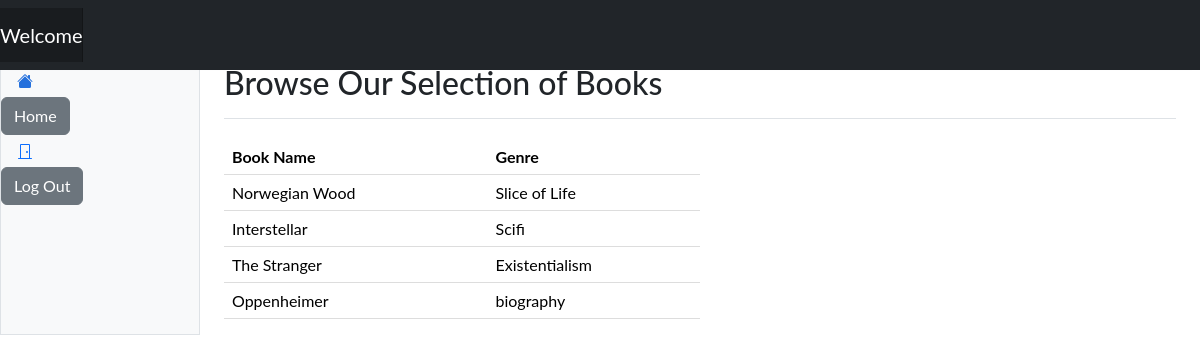
/browse/, run on an earlier commit of the app's database.
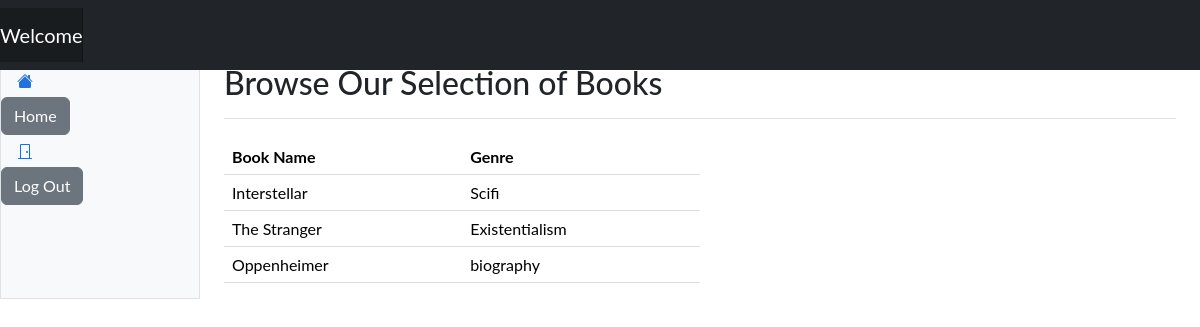
And on a later commit of the database.
### website/settings/roles.py (models this page shows)
class data_book(db.Model):
    id = db.Column(db.Integer, primary_key=True)
    book_title = db.Column(db.String(20),nullable=False)
    book_genre = db.Column(db.String(20), nullable=False)

### website/routes.py (the view)
@app.route('/browse/', methods=['POST', 'GET'])
def browse():
    books = data_book.query.all()
    return render_template('browse.html', user=current_user, books=books)

### website/routes.py (called while the page is built)
@app.before_request
def create_db():
    db.create_all()

### website/templates/browse.html (shortened to what this page needs)
{% extends "base.html"%}
{% block content %}
<html lang="en" data-bs-theme="auto">
  <head><script src="../assets/js/color-modes.js"></script>
    <link rel="stylesheet" href="https://cdn.jsdelivr.net/npm/@docsearch/css@3">
<link href="../assets/dist/css/bootstrap.min.css" rel="stylesheet">
<header class="navbar sticky-top bg-dark flex-md-nowrap p-0 shadow" data-bs-theme="dark">
  <a class="navbar-brand col-md-3 col-lg-2 me-0 px-3 fs-6 text-white" href="#">Company name</a>
 <nav class="navbar navbar-expand-md navbar-dark fixed-top bg-dark">
        <a class="navbar-brand" href="#">Welcome {{user.username}}</a>
      </nav>
</header>
      <div class="container-fluid">
  <div class="row">
    <div class="sidebar border border-right col-md-3 col-lg-2 p-0 bg-body-tertiary">
      <div class="offcanvas-md offcanvas-end bg-body-tertiary" tabindex="-1" id="sidebarMenu" aria-labelledby="sidebarMenuLabel">
        <div class="offcanvas-body d-md-flex flex-column p-0 pt-lg-3 overflow-y-auto">
          <ul class="nav flex-column">
            <li class="nav-item">
              <a class="nav-link d-flex align-items-center gap-2 active" aria-current="page" href="#">
                <svg class="bi"><use xlink:href="#house-fill"/></svg>
                <a class="btn btn-secondary" href="{{url_for('home_page')}}" role="button"> Home </a>
              </a>
            </li>
          </ul>
          <ul class="nav flex-column mb-auto">
            <li class="nav-item">
              <a class="nav-link d-flex align-items-center gap-2" href="#">
                <svg class="bi"><use xlink:href="#door-closed"/></svg>
                <a class="btn btn-secondary" href="{{url_for('logout')}}" role="button">Log Out</a>
              </a>
            </li>
          </ul>
        </div>
      </div>
    </div>
 <main class="col-md-9 ms-sm-auto col-lg-10 px-md-4">
      <div class="d-flex justify-content-between flex-wrap flex-md-nowrap align-items-center pt-3 pb-2 mb-3 border-bottom">
        <h1 class="h2">Browse Our Selection of Books</h1>
      </div>
        <div class="col-md-6 col-sm-12">
            <table class="table">
                <thead>
                    <tr>
                        <th>Book Name</th>
                        <th>Genre</th>
                    </tr>
                </thead>
                <tbody>
                    {% for book in books %}
                    <tr>
                        <td>{{ book.book_title}}</td>
                        <td>{{ book.book_genre}}</td>
                    </tr>
                    {% endfor %}
                </tbody>
            </table>
        </div>
    </div>
         </div>
    <link href="https://cdn.jsdelivr.net/npm/bootstrap-icons@1.10.5/font/bootstrap-icons.min.css" rel="stylesheet">
    <link href="dashboard.css" rel="stylesheet">
  </head>
{% endblock %}

### website/templates/base.html (shortened to what this page needs)
<html>
<head>
        <link href="https://cdn.jsdelivr.net/npm/bootstrap@5.3.3/dist/css/bootstrap.min.css" rel="stylesheet">
</head>
<body>
    {% block content %}
    {% endblock %}
    </body>
</html>

### website/templates/dashboard.css (style rules this page uses)
.bi { display: inline-block; width: 1rem; height: 1rem; }
.sidebar .nav-link { font-size: .875rem; font-weight: 500; }
.sidebar .nav-link.active { color: #2470dc; }
.navbar-brand { padding-top: .75rem; padding-bottom: .75rem; background-color: rgba(0, 0, 0, .25); box-shadow: inset -1px 0 0 rgba(0, 0, 0, .25); }

### website/templates/browse.html (style rules this page uses)
.bi { vertical-align: -.125em; fill: currentColor; }
body { font-family: "Lato", sans-serif; }
@media screen and (min-width: 768px) { table { width: 100%; border-collapse: collapse; margin-top: 20px; } }
@media screen and (min-width: 768px) { th, td { padding: 12px; text-align: left; border-bottom: 1px solid #ddd; } }
@media screen and (min-width: 768px) { th { background-color: #f2f2f2; } }

What changed in the data, as far as the page shows it:
removed data_book: book_title "Norwegian Wood", book_genre "Slice of Life"
